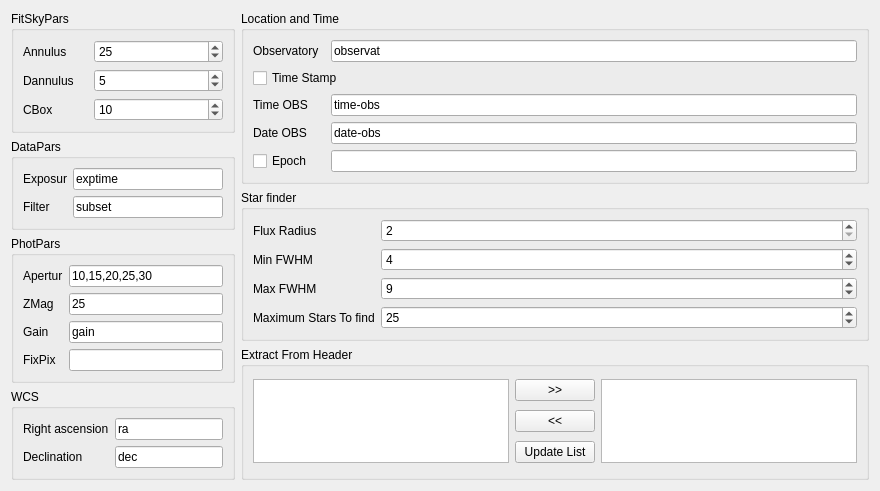
      <widget class="QWidget" name="tab_3">
       <attribute name="title">
        <string>Photometry</string>
       </attribute>
       <layout class="QGridLayout" name="gridLayout_7">
        <item row="0" column="0">
         <layout class="QGridLayout" name="gridLayout_6">
          <item row="0" column="0">
           <widget class="QGroupBox" name="groupBox_14">
            <property name="title">
             <string>FitSkyPars</string>
            </property>
            <layout class="QGridLayout" name="gridLayout_59">
             <item row="0" column="0">
              <widget class="QLabel" name="label_40">
               <property name="maximumSize">
                <size>
                 <width>65</width>
                 <height>16777215</height>
                </size>
               </property>
               <property name="text">
                <string>Annulus</string>
               </property>
               <property name="alignment">
                <set>Qt::AlignLeading|Qt::AlignLeft|Qt::AlignVCenter</set>
               </property>
              </widget>
             </item>
             <item row="0" column="1">
              <widget class="QDoubleSpinBox" name="doubleSpinBox_2">
               <property name="decimals">
                <number>0</number>
               </property>
               <property name="maximum">
                <double>1000.000000000000000</double>
               </property>
               <property name="value">
                <double>25.000000000000000</double>
               </property>
              </widget>
             </item>
             <item row="1" column="0">
              <widget class="QLabel" name="label_42">
               <property name="maximumSize">
                <size>
                 <width>65</width>
                 <height>16777215</height>
                </size>
               </property>
               <property name="text">
                <string>Dannulus</string>
               </property>
               <property name="alignment">
                <set>Qt::AlignLeading|Qt::AlignLeft|Qt::AlignVCenter</set>
               </property>
              </widget>
             </item>
             <item row="1" column="1">
              <widget class="QDoubleSpinBox" name="doubleSpinBox">
               <property name="decimals">
                <number>0</number>
               </property>
               <property name="maximum">
                <double>1000.000000000000000</double>
               </property>
               <property name="value">
                <double>5.000000000000000</double>
               </property>
              </widget>
             </item>
             <item row="2" column="0">
              <widget class="QLabel" name="label_46">
               <property name="maximumSize">
                <size>
                 <width>65</width>
                 <height>16777215</height>
                </size>
               </property>
               <property name="text">
                <string>CBox</string>
               </property>
               <property name="alignment">
                <set>Qt::AlignLeading|Qt::AlignLeft|Qt::AlignVCenter</set>
               </property>
              </widget>
             </item>
             <item row="2" column="1">
              <widget class="QDoubleSpinBox" name="doubleSpinBox_3">
               <property name="decimals">
                <number>0</number>
               </property>
               <property name="maximum">
                <double>1000.000000000000000</double>
               </property>
               <property name="value">
                <double>10.000000000000000</double>
               </property>
              </widget>
             </item>
            </layout>
           </widget>
          </item>
          <item row="1" column="0">
           <widget class="QGroupBox" name="groupBox_13">
            <property name="title">
             <string>DataPars</string>
            </property>
            <layout class="QGridLayout" name="gridLayout_53">
             <item row="1" column="0">
              <widget class="QLabel" name="label_39">
               <property name="text">
                <string>Filter</string>
               </property>
              </widget>
             </item>
             <item row="0" column="1">
              <widget class="QLineEdit" name="lineEdit_13">
               <property name="text">
                <string>exptime</string>
               </property>
              </widget>
             </item>
             <item row="0" column="0">
              <widget class="QLabel" name="label_38">
               <property name="text">
                <string>Exposur</string>
               </property>
              </widget>
             </item>
             <item row="1" column="1">
              <widget class="QLineEdit" name="lineEdit_14">
               <property name="text">
                <string>subset</string>
               </property>
               <property name="maxLength">
                <number>8</number>
               </property>
              </widget>
             </item>
            </layout>
           </widget>
          </item>
          <item row="2" column="0">
           <widget class="QGroupBox" name="groupBox_15">
            <property name="title">
             <string>PhotPars</string>
            </property>
            <layout class="QGridLayout" name="gridLayout_20">
             <item row="0" column="0">
              <widget class="QLabel" name="label_44">
               <property name="text">
                <string>Apertur</string>
               </property>
              </widget>
             </item>
             <item row="0" column="1">
              <widget class="QLineEdit" name="lineEdit_15">
               <property name="text">
                <string>10,15,20,25,30</string>
               </property>
              </widget>
             </item>
             <item row="1" column="0">
              <widget class="QLabel" name="label_45">
               <property name="text">
                <string>ZMag</string>
               </property>
              </widget>
             </item>
             <item row="1" column="1">
              <widget class="QLineEdit" name="lineEdit_16">
               <property name="text">
                <string>25</string>
               </property>
              </widget>
             </item>
             <item row="2" column="0">
              <widget class="QLabel" name="label_57">
               <property name="text">
                <string>Gain</string>
               </property>
              </widget>
             </item>
             <item row="2" column="1">
              <widget class="QLineEdit" name="lineEdit_26">
               <property name="text">
                <string>gain</string>
               </property>
              </widget>
             </item>
             <item row="3" column="0">
              <widget class="QLabel" name="label_77">
               <property name="text">
                <string>FixPix</string>
               </property>
              </widget>
             </item>
             <item row="3" column="1">
              <widget class="QLineEdit" name="lineEdit_29">
               <property name="text">
                <string/>
               </property>
              </widget>
             </item>
            </layout>
           </widget>
          </item>
          <item row="3" column="0">
           <widget class="QGroupBox" name="groupBox_20">
            <property name="title">
             <string>WCS</string>
            </property>
            <layout class="QGridLayout" name="gridLayout_71">
             <item row="0" column="0">
              <widget class="QLabel" name="label_65">
               <property name="text">
                <string>Right ascension</string>
               </property>
              </widget>
             </item>
             <item row="0" column="1">
              <widget class="QLineEdit" name="lineEdit_22">
               <property name="text">
                <string>ra</string>
               </property>
              </widget>
             </item>
             <item row="1" column="0">
              <widget class="QLabel" name="label_66">
               <property name="text">
                <string>Declination</string>
               </property>
              </widget>
             </item>
             <item row="1" column="1">
              <widget class="QLineEdit" name="lineEdit_23">
               <property name="text">
                <string>dec</string>
               </property>
              </widget>
             </item>
            </layout>
           </widget>
          </item>
         </layout>
        </item>
        <item row="0" column="1">
         <layout class="QGridLayout" name="gridLayout_5">
          <item row="0" column="0">
           <widget class="QGroupBox" name="groupBox_17">
            <property name="minimumSize">
             <size>
              <width>250</width>
              <height>160</height>
             </size>
            </property>
            <property name="title">
             <string>Location and Time</string>
            </property>
            <layout class="QGridLayout" name="gridLayout_69">
             <item row="2" column="0">
              <widget class="QLabel" name="label_48">
               <property name="text">
                <string>Time OBS</string>
               </property>
              </widget>
             </item>
             <item row="6" column="2">
              <widget class="QLineEdit" name="lineEdit_25"/>
             </item>
             <item row="0" column="0">
              <widget class="QLabel" name="label_47">
               <property name="text">
                <string>Observatory</string>
               </property>
              </widget>
             </item>
             <item row="0" column="2">
              <widget class="QLineEdit" name="lineEdit_18">
               <property name="text">
                <string>observat</string>
               </property>
              </widget>
             </item>
             <item row="2" column="2">
              <widget class="QLineEdit" name="lineEdit_17">
               <property name="text">
                <string>time-obs</string>
               </property>
              </widget>
             </item>
             <item row="5" column="0">
              <widget class="QLabel" name="label_67">
               <property name="text">
                <string>Date OBS</string>
               </property>
              </widget>
             </item>
             <item row="5" column="2">
              <widget class="QLineEdit" name="lineEdit_24">
               <property name="text">
                <string>date-obs</string>
               </property>
              </widget>
             </item>
             <item row="6" column="0">
              <widget class="QCheckBox" name="checkBox_4">
               <property name="text">
                <string>Epoch</string>
               </property>
              </widget>
             </item>
             <item row="1" column="0" colspan="3">
              <widget class="QCheckBox" name="checkBox_12">
               <property name="text">
                <string>Time Stamp</string>
               </property>
              </widget>
             </item>
            </layout>
           </widget>
          </item>
          <item row="1" column="0">
           <widget class="QGroupBox" name="groupBox_19">
            <property name="title">
             <string>Star finder</string>
            </property>
            <layout class="QGridLayout" name="gridLayout_41">
             <item row="0" column="0">
              <widget class="QLabel" name="label_64">
               <property name="maximumSize">
                <size>
                 <width>80</width>
                 <height>16777215</height>
                </size>
               </property>
               <property name="text">
                <string>Flux Radius</string>
               </property>
               <property name="alignment">
                <set>Qt::AlignLeading|Qt::AlignLeft|Qt::AlignVCenter</set>
               </property>
              </widget>
             </item>
             <item row="0" column="1">
              <widget class="QDoubleSpinBox" name="doubleSpinBox_4">
               <property name="decimals">
                <number>0</number>
               </property>
               <property name="minimum">
                <double>2.000000000000000</double>
               </property>
               <property name="maximum">
                <double>100.000000000000000</double>
               </property>
               <property name="value">
                <double>2.000000000000000</double>
               </property>
              </widget>
             </item>
             <item row="1" column="0">
              <widget class="QLabel" name="label_68">
               <property name="maximumSize">
                <size>
                 <width>80</width>
                 <height>16777215</height>
                </size>
               </property>
               <property name="text">
                <string>Min FWHM</string>
               </property>
               <property name="alignment">
                <set>Qt::AlignLeading|Qt::AlignLeft|Qt::AlignVCenter</set>
               </property>
              </widget>
             </item>
             <item row="1" column="1">
              <widget class="QDoubleSpinBox" name="doubleSpinBox_5">
               <property name="decimals">
                <number>0</number>
               </property>
               <property name="minimum">
                <double>1.000000000000000</double>
               </property>
               <property name="maximum">
                <double>100.000000000000000</double>
               </property>
               <property name="value">
                <double>4.000000000000000</double>
               </property>
              </widget>
             </item>
             <item row="2" column="0">
              <widget class="QLabel" name="label_69">
               <property name="maximumSize">
                <size>
                 <width>80</width>
                 <height>16777215</height>
                </size>
               </property>
               <property name="text">
                <string>Max FWHM</string>
               </property>
               <property name="alignment">
                <set>Qt::AlignLeading|Qt::AlignLeft|Qt::AlignVCenter</set>
               </property>
              </widget>
             </item>
             <item row="2" column="1">
              <widget class="QDoubleSpinBox" name="doubleSpinBox_6">
               <property name="decimals">
                <number>0</number>
               </property>
               <property name="minimum">
                <double>1.000000000000000</double>
               </property>
               <property name="maximum">
                <double>100.000000000000000</double>
               </property>
               <property name="value">
                <double>9.000000000000000</double>
               </property>
              </widget>
             </item>
             <item row="4" column="1">
              <widget class="QDoubleSpinBox" name="doubleSpinBox_7">
               <property name="decimals">
                <number>0</number>
               </property>
               <property name="minimum">
                <double>1.000000000000000</double>
               </property>
               <property name="maximum">
                <double>10000.000000000000000</double>
               </property>
               <property name="value">
                <double>25.000000000000000</double>
               </property>
              </widget>
             </item>
             <item row="4" column="0">
              <widget class="QLabel" name="label_70">
               <property name="text">
                <string>Maximum Stars To find</string>
               </property>
               <property name="alignment">
                <set>Qt::AlignLeading|Qt::AlignLeft|Qt::AlignVCenter</set>
               </property>
              </widget>
             </item>
            </layout>
           </widget>
          </item>
          <item row="2" column="0">
           <widget class="QGroupBox" name="groupBox_31">
            <property name="title">
             <string>Extract From Header</string>
            </property>
            <layout class="QGridLayout" name="gridLayout_68">
             <item row="1" column="1">
              <widget class="QPushButton" name="pushButton_50">
               <property name="text">
                <string>&lt;&lt;</string>
               </property>
              </widget>
             </item>
             <item row="0" column="2" rowspan="3">
              <widget class="QListWidget" name="listWidget_20">
               <property name="selectionMode">
                <enum>QAbstractItemView::ExtendedSelection</enum>
               </property>
              </widget>
             </item>
             <item row="0" column="1">
              <widget class="QPushButton" name="pushButton_49">
               <property name="text">
                <string>&gt;&gt;</string>
               </property>
              </widget>
             </item>
             <item row="2" column="1">
              <widget class="QPushButton" name="pushButton_51">
               <property name="text">
                <string>Update List</string>
               </property>
              </widget>
             </item>
             <item row="0" column="0" rowspan="3">
              <widget class="QListWidget" name="listWidget_19">
               <property name="selectionMode">
                <enum>QAbstractItemView::ExtendedSelection</enum>
               </property>
              </widget>
             </item>
            </layout>
           </widget>
          </item>
         </layout>
        </item>
       </layout>
      </widget>
